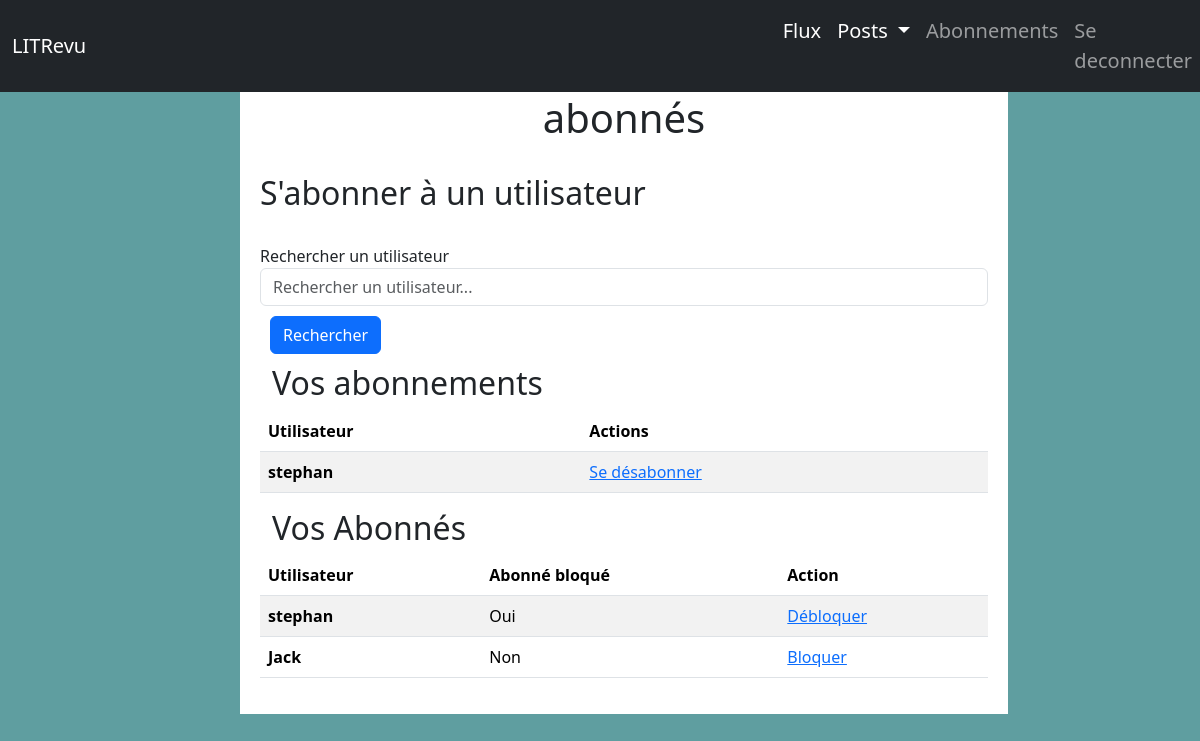
/subscriptions/ (signed in), run on the app's committed database.
### blog/models.py (models this page shows)
class UserFollow(models.Model):
    user = models.ForeignKey(settings.AUTH_USER_MODEL,
                             related_name='following',
                             on_delete=models.CASCADE
                             )
    followed_user = models.ForeignKey(settings.AUTH_USER_MODEL,
                                      related_name='followers',
                                      on_delete=models.CASCADE
                                      )
    blocked_follower = models.BooleanField(default=False)
    class Meta:
        unique_together = ('user', 'followed_user', )

### authentication/models.py (models this page shows)
class User(AbstractUser):
    pass

### blog/views.py (the view)
# urls.py: path('subscriptions/', SubscriptionsView.as_view(), name='subscriptions'),
class SubscriptionsView(LoginRequiredMixin, TemplateView):
    template_name = 'blog/subscriptions.html'
    def get_context_data(self, **kwargs):
        context = super().get_context_data(**kwargs)
        user = self.request.user
        context['following'] = UserFollow.objects.filter(user=user)
        context['followers'] = UserFollow.objects.filter(followed_user=user)
        return context

### blog/templates/blog/subscriptions.html (shortened to what this page needs)
{% extends 'base.html' %}
{% block content %}
<h1>Gestion des Abonnements et des abonnés</h1>
    <br>
    <h2>S'abonner à un utilisateur</h2>
    <br>
    <form method="GET" action="{% url 'search_users' %}">
        <label for="search">Rechercher un utilisateur</label>
        <input class="form-control" id="search" type="text" name="q" placeholder="Rechercher un utilisateur..." value="{{ request.GET.q }}">
        <button class="btn btn-primary" type="submit">Rechercher</button>
    </form>
  <div class="container">
    <div class="row">
        <caption><h2>Vos abonnements</h2></caption>
        <table class="table table-striped col-md-2">
        <thead>
            <tr>
                <th scope="col">Utilisateur</th>
                <th scope="col">Actions</th>
            </tr>
        </thead>
        <tbody>
            {% for follow in following %}
                <tr>
                    <th scope="row">{{ follow.followed_user.username }}</td>
                    <td>
                        <a href="{% url 'unfollow_user' follow.pk %}" alt="Unfollow {{follow.followed_user.username}}">Se désabonner</a>
                    </td>
            {% endfor %}
        </table>
    </div>
</div>
<div class="container">
    <div class="row">
        <caption><h2>Vos Abonnés</h2></caption>
        <table class="table table-striped col-md-2">
            <thead>
                <tr>
                    <th scope="col">Utilisateur</th>
                    <th scope="col">Abonné bloqué</th>
                    <th scope="col">Action</th>
                </tr>
            </thead>
            <tbody>
                {% for follow in followers %}
                    <tr>
                        <th scope="row">{{ follow.user.username }}</td>
                        <td>{% if follow.blocked_follower %}Oui{% else %}Non{% endif %}</td>
                        <td>
                            {% if follow.blocked_follower %}
                                <a href="{% url 'unblock_user' follow.pk %}" alt="Débloquer {{follow.user.username}}">Débloquer</a>
                            {% else %}
                                <a href="{% url 'block_user' follow.pk %}" alt="Bloquer {{follow.user.username}}">Bloquer</a>
                            {% endif %}
                        </td>
                {% endfor %}
            </tbody>
        </table>
    </div>
</div>
{% endblock content %}

### static/css/styles.css (style rules this page uses)
* { margin: 0; padding: 0; box-sizing: border-box; }
body { width: 80%; margin-left: 20%; margin-right: 20%; }
h1 { text-align: center; }
.bg-image { background-color: cadetblue; }
button { margin: 10px; }

### data on the page
UserFollow: followed_user.username "stephan"
UserFollow: user.username "stephan", blocked_follower "Oui"
UserFollow: user.username "Jack", blocked_follower "Non"
